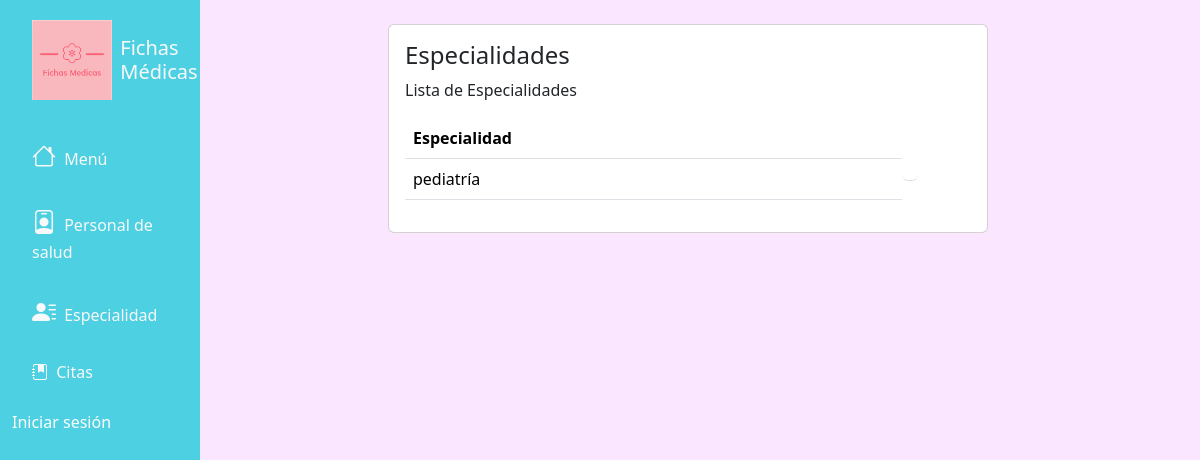
The page /especialidad/ on the database as committed earlier.
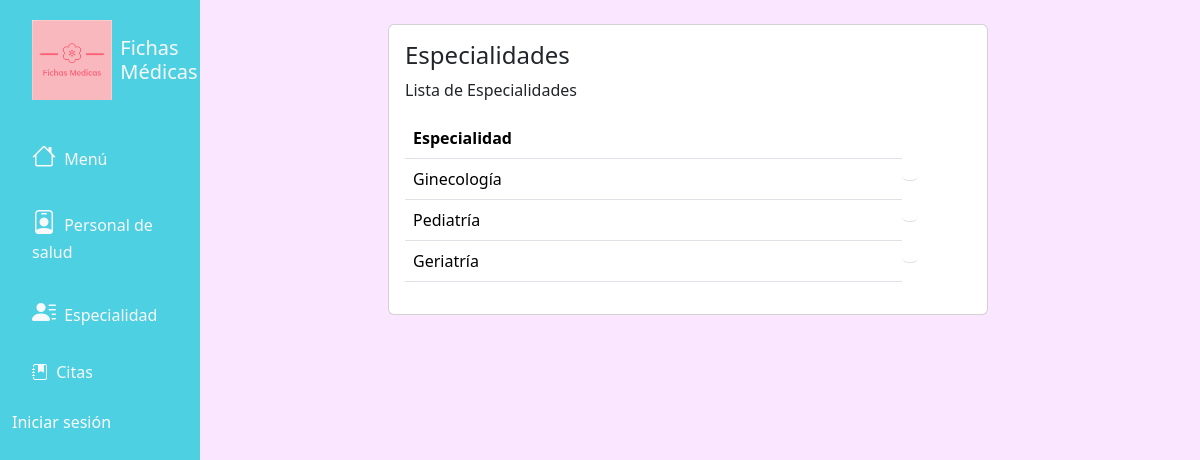
The same page on the database as committed later.
### fichasapp/models.py (models this page shows, shortened)
class Especialidad(models.Model):
    name = models.CharField(max_length=30)

### fichasapp/views.py (the view)
# urls.py: path('especialidad/', views.especialidad, name='especialidad'),
def especialidad(request):
    especialidad = Especialidad.objects.all()
    return render(request, 'especialidad/especialidad.html', {'especialidad': especialidad})

### templates/especialidad/especialidad.html (shortened to what this page needs)
{% extends 'base.html' %}
{% block content %}
<div class="page-content page-container" id="page-content">
  <div class="padding">
    <div class="row container d-flex justify-content-center">
      <div class="col-lg-8 grid-margin stretch-card">
        <div class="card">
          <div class="card-body">
            <h4 class="card-title">Especialidades</h4>
            <p class="card-description">
              Lista de Especialidades
            </p>
            <div class="table-responsive">
              <table class="table">
                <thead>
                  <tr>
                    <th>Especialidad</th>
                  </tr>
                </thead>
                <tbody>
                  {% for p in especialidad %}
                  <tr>
                    <td>{{p.name}}</td>
                    <td class="btn-group" role="group" aria-label="Basic mixed styles example">
                    </td>
                  </tr>
                  {% endfor %}
                </tbody>
              </table>
            </div>
          </div>
        </div>
      </div>
    </div>
  </div>
</div>
{% endblock content %}

Rows that differ between the two databases and show on the page:
removed Especialidad: name "pediatría"
added Especialidad: name "Ginecología"
added Especialidad: name "Pediatría"
added Especialidad: name "Geriatría"
